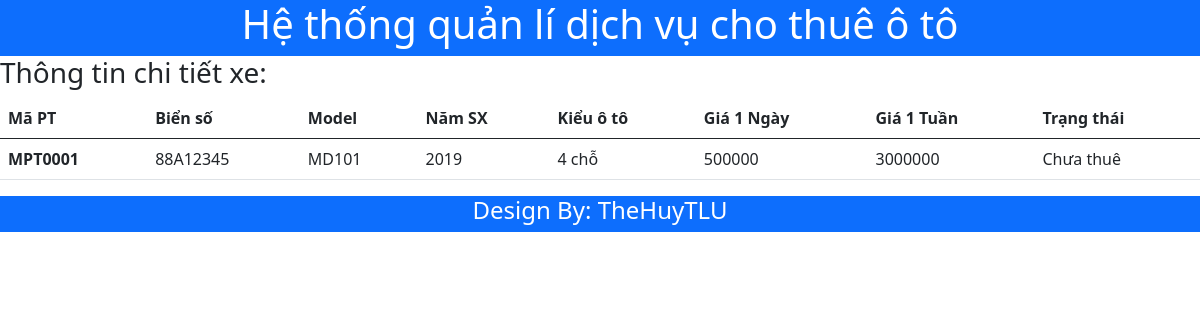
The page /descriptionCar.php?id=MPT0001 on the database its author committed.
### tables this page shows
CREATE TABLE `cars` (
  `vehicle_id` varchar(8) NOT NULL,
  `license_no` varchar(9) NOT NULL,
  `model` varchar(10) NOT NULL,
  `year` int(4) NOT NULL,
  `ctype` varchar(10) NOT NULL,
  `drate` int(10) NOT NULL,
  `wrate` int(10) NOT NULL,
  `status` varchar(30) DEFAULT NULL
);

### src/descriptionCar.php (the view, shortened to what this page needs)
<?php
    include 'header.php';
    include 'config.php';
?>
    <main>
        <h3>Thông tin chi tiết xe:</h3>
        <table class="table">
            <thead>
                <tr>
                <th scope="col">Mã PT</th>
                <th scope="col">Biển số</th>
                <th scope="col">Model</th>
                <th scope="col">Năm SX</th>
                <th scope="col">Kiểu ô tô</th>
                <th scope="col">Giá 1 Ngày</th>
                <th scope="col">Giá 1 Tuần</th>
                <th scope="col">Trạng thái</th>
                </tr>
            </thead>
            <tbody>
                <?php
                $id = $_GET['id'];
                $sql  = "SELECT * FROM cars WHERE vehicle_id = '$id'";
                $result = mysqli_query($conn, $sql);
                if(mysqli_num_rows($result)==1){
                    $row = mysqli_fetch_assoc($result);
                    echo '<tr>';
                            echo '<th scope="row">'.$row['vehicle_id'].'</th>';
                            echo '<td>'.$row['license_no'].'</td>';
                            echo '<td>'.$row['model'].'</td>';
                            echo '<td>'.$row['year'].'</td>';
                            echo '<td>'.$row['ctype'].'</td>';
                            echo '<td>'.$row['drate'].'</td>';
                            echo '<td>'.$row['wrate'].'</td>';
                            echo '<td>'.$row['status'].'</td>';
                        echo '</tr>';
                }
                ?>
            </tbody>
        </table>
    </main>
<?php include 'footer.php'?>

### rows shown on the page
cars: vehicle_id "MPT0001", license_no "88A12345", model "MD101", year "2019", ctype "4 chỗ", drate "500000", wrate "3000000", status "Chưa thuê"
